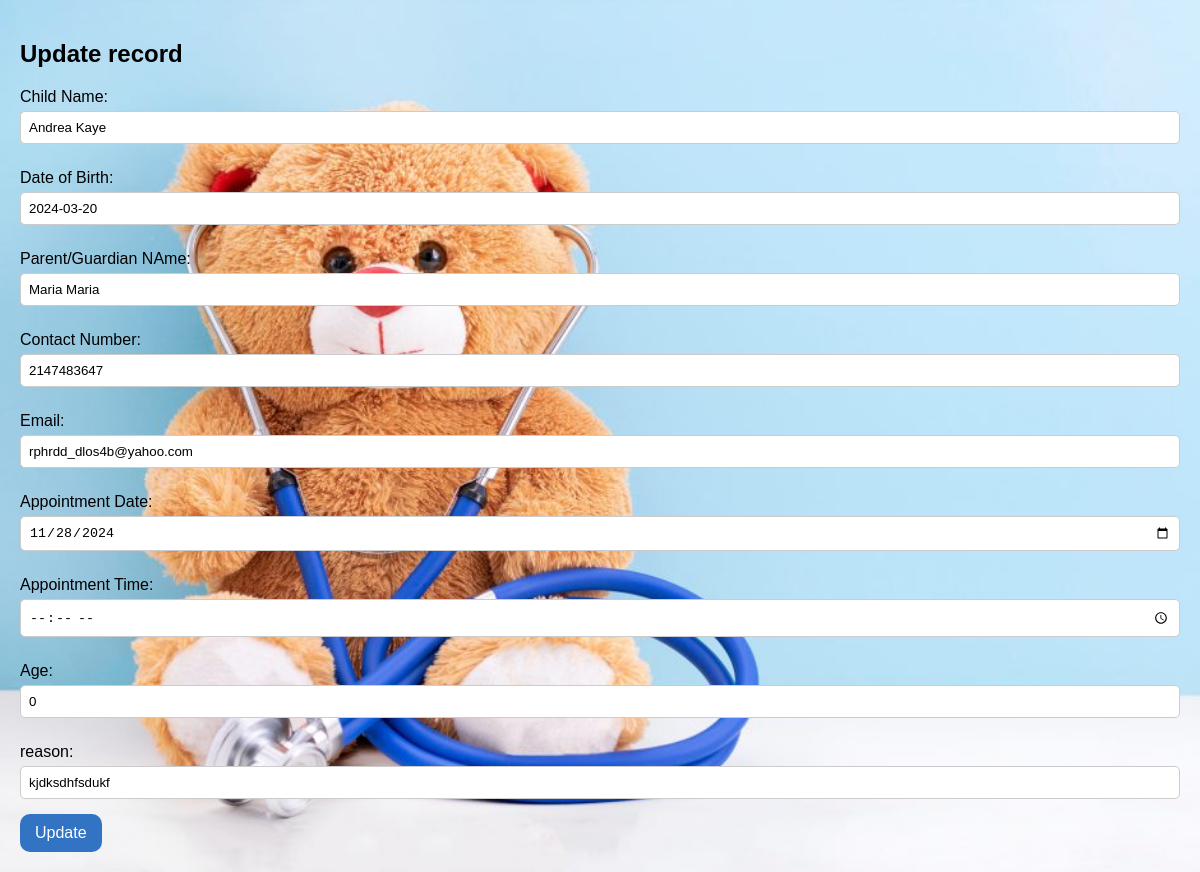
The page /edit_appointment.php?app_id=1 on the database its author committed.
### tables this page shows
CREATE TABLE `appointment_tbl` (
  `app_id` int(10) NOT NULL,
  `childName` varchar(100) NOT NULL,
  `dob` date NOT NULL,
  `parentName` varchar(50) DEFAULT NULL,
  `contactNumber` int(12) NOT NULL,
  `email` varchar(100) NOT NULL,
  `appointmentDate` date NOT NULL,
  `appointmentTime` time(6) NOT NULL,
  `age` int(3) NOT NULL,
  `reason` longtext NOT NULL
);

### edit_appointment.php (the view, shortened to what this page needs)
<?php require 'db_con.php'; ?>
<!DOCTYPE html>
<html lang="en">
<head>
</head>
<body>
<div class="container mt-3">
    <h2>Update record</h2>
    <?php
        if(isset($_GET['app_id'])) {
            $id = $_GET['app_id'];
            $sql = "SELECT * FROM appointment_tbl WHERE app_id = $id";
            $stmt = $pdo->query($sql);
            $appointment_tbl = $stmt->fetch();
        }
    ?>
    <form action="function.php" method="post">
        <div class="mb-3 mt-3">
            <label for="childName" class="form-label">Child Name:</label>
            <input type="text" class="form-control" id="childName" value="<?=$appointment_tbl['childName'];?>"  placeholder="Enter Enter child's name" name="childName">
        </div>
        <div class="mb-3">
            <label for="dob" class="form-label">Date of Birth:</label>
            <input type="text" class="form-control" id="dob" value="<?=$appointment_tbl['dob'];?>"  placeholder="Enter Birhtday" name="dob">
        </div>
        <div class="mb-3 mt-3">
            <label for="parentName" class="form-label">Parent/Guardian NAme:</label>
            <input type="text" class="form-control" id="parentName" value="<?=$appointment_tbl['parentName'];?>"  placeholder="Enter Parent/Guardian Name" name="parentName">
        </div>
        <div class="mb-3">
            <label for="contactNumber" class="form-label">Contact Number:</label>
            <input type="text" class="form-control" id="contactNumber" value="<?=$appointment_tbl['contactNumber'];?>"  placeholder="Enter Contact Number" name="contactNumber">
        </div>
        <div class="mb-3 mt-3">
            <label for="email" class="form-label">Email:</label>
            <input type="email" class="form-control" id="email"  value="<?=$appointment_tbl['email'];?>" placeholder="Enter email" name="email">
        </div>
        <div class="mb-3">
            <label for="appointmentDate" class="form-label">Appointment Date:</label>
            <input type="date" class="form-control" id="appointmentDate" value="<?=$appointment_tbl['appointmentDate'];?>"  placeholder="Enter Appointment Date" name="appointmentDate">
        </div>
        <div class="mb-3 mt-3">
            <label for="appointmentTime" class="form-label">Appointment Time:</label>
            <input type="time" class="form-control" id="appointmentTime" value="<?=$appointment_tbl['appointmentTime'];?>"  placeholder="Enter Appointment Time" name="appointmentTime">
        </div>
        <div class="mb-3">
            <label for="age" class="form-label">Age:</label>
            <input type="text" class="form-control" id="age" value="<?=$appointment_tbl['age'];?>"  placeholder="Enter age" name="age">
        </div>
        <div class="mb-3 mt-3">
            <label for="reason" class="form-label">reason:</label>
            <input type="text" class="form-control" id="reason"  value="<?=$appointment_tbl['reason'];?>" placeholder="Enter reason" name="reason">
        </div>
        <button type="submit" name="updateAppointment" id="updateAppointment" class="btn btn-primary">Update</button>
    </form>
</div>
</body>
</html>

### edit_appointment.php (style rules this page uses)
body { font-family: Arial, sans-serif; background: url('assets/image/ped.jpeg')no-repeat; background-size: cover; background-position: center; margin: 0; padding: 20px; }
label { display: block; margin: 10px 0 5px; }
input, select, textarea { width: 100%; padding: 8px; margin-bottom: 15px; border: 1px solid #ccc; border-radius: 5px; box-sizing: border-box; }
button { background-color: #3373C4; color: white; padding: 10px 15px; border: none; border-radius: 10px; cursor: pointer; font-size: 16px; }

### rows shown on the page
appointment_tbl: childName "Andrea Kaye", dob "2024-03-20", parentName "Maria Maria", contactNumber "2147483647", email "rphrdd_dlos4b@yahoo.com", appointmentDate "11/28/2024", age "0", reason "kjdksdhfsdukf"
